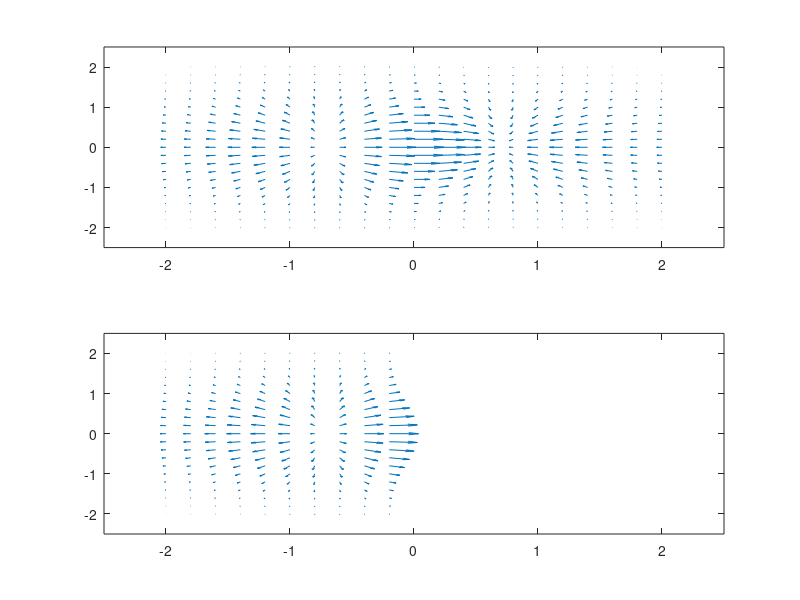

This chart was generated by the following MATLAB code:
close all
clear all
clc


[X,Y] = meshgrid(-2:.2:2);
Z = X.*exp(-X.^2 - Y.^2);
[DX,DY] = gradient(Z,.2,.2);

% Plot
subplot(2,1,1)
quiver(X,Y,DX,DY)
set(gca,'Xlim', [-2.5 2.5], 'Ylim',[-2.5 2.5])
% Index just some vectors
idx = 1:10;
subplot(2,1,2)
quiver(X(:,idx),Y(:,idx),DX(:,idx),DY(:,idx))
set(gca,'Xlim', [-2.5 2.5], 'Ylim',[-2.5 2.5])
